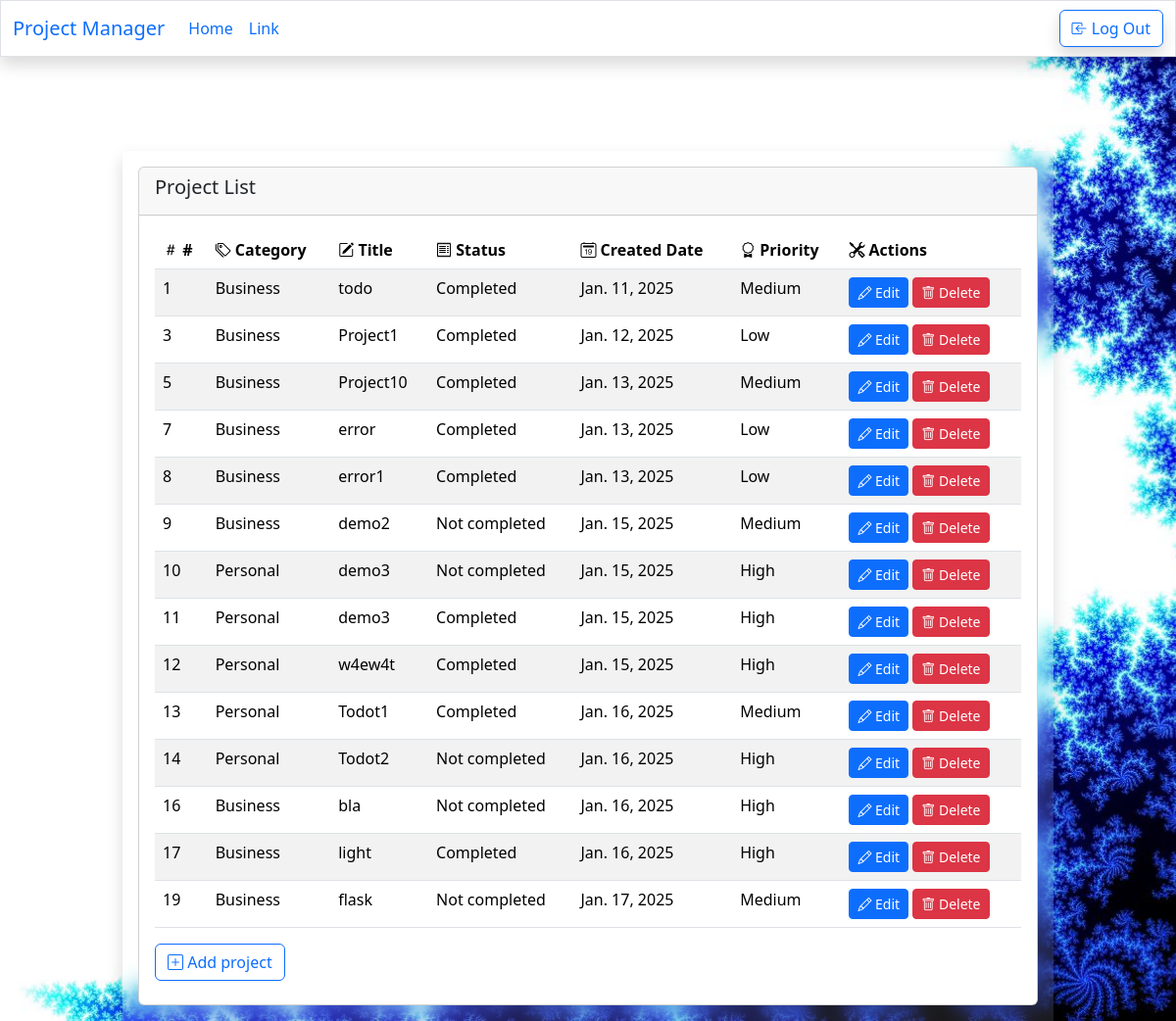
The app's page /projectlist/ (signed in) with its own data.
### myapp/models.py (models this page shows, shortened)
class Todo(models.Model):
    title = models.CharField(max_length=200)
    owner = models.ForeignKey(User,on_delete=models.CASCADE)
    STATUS_CHOICES =(
        ("Completed","Completed"),
        ("Not completed","Not completed")
    )
    status = models.CharField(max_length=100,choices=STATUS_CHOICES,default="Notompleted")
    created_at = models.DateTimeField(auto_now_add=True)
    due_date = models.DateField()
    CATEGORY_CHOICES = (
        ("Business","Business"),
        ("Personal","Personal")
    )
    category = models.CharField(max_length=100,choices=CATEGORY_CHOICES,default="Personal")
    PRIORITY_CHOICES = (
        ("Low","Low"),
        ("Medium","Medium"),
        ("High","High")
    )
    priority = models.CharField(max_length=100,choices=PRIORITY_CHOICES,default="High")

### myapp/views.py (the view)
# urls.py: path("projectlist/",views.ProjectListView.as_view(),name="projectlist"),
@method_decorator(signin_required,name="dispatch")
class ProjectListView(View):
    def get(self,request,*args,**kwargs):
        qs=Todo.objects.all()
        return render(request,"project_list.html",{"data":qs})

### myapp/templates/project_list.html (shortened to what this page needs)
{%extends 'base.html'%}
{%load static%}
{%block main_block%}
<div class="container mt-5 ">
    <div class="row mt-5">
        <div class="col-1"></div>
        <div class="col-10 p-3 mt-5 shadow">
        <div class="card">
            <div class="card-header">
                <h5 class="card-title">Project List</h5>
            </div>
            <div class="card-body">
                <table class="table table-striped table-hover">
                    <thead class="thead-dark">
                        <tr>
                            <th><i class="bi bi-hash"></i> #</th>
                            <th><i class="bi bi-tags"></i> Category</th>
                            <th><i class="bi bi-pencil-square"></i> Title</th>
                            <th><i class="bi bi-receipt"></i> Status</th>
                            <th><i class="bi bi-calendar2-date"></i> Created Date</th>
                            <th><i class="bi bi-award"></i> Priority</th>
                            <th><i class="bi bi-tools"></i> Actions</th>
                        </tr>
                    </thead>
                    <tbody>
                        {%for p in data%}
                        <tr>
                            <td>{{p.id}}</td>
                            <td>{{p.category}}</td>
                            <td>{{p.title}}</td>
                            <td>{{p.status}}</td>
                            <td>{{p.created_at|date}}</td>
                            <td>{{p.priority}}</td>
                            <td>
                                <a href="{%url 'project-edit' p.id%}" class="btn btn-primary btn-sm"><i class="bi bi-pencil"></i> Edit</a>
                                <a href="{%url 'projectremove' p.id%}" class="btn btn-danger btn-sm"><i class="bi bi-trash"></i> Delete</a>
                            </td>
                        </tr>
                        {%endfor%}
                    </tbody>
                </table>
                <a href="{%url 'addproject'%}" class="btn btn-outline-primary mb-2"><i class="bi bi-plus-square"></i> Add project</a>
            </div>
        </div>
        </div>
        <div class="col-1"></div>
    </div>
</div>
{%endblock%}

### myapp/templates/project_list.html (style rules this page uses)
body { margin: 0; padding: 0; background: url('/static/images/background2.jpg') no-repeat center center fixed; background-size: cover; height: 100vh; animation: zoomIn 5s infinite alternate ease-in-out; }
.col-10 { background: rgba(255, 255, 255, 0.1); backdrop-filter: blur(10px); -webkit-backdrop-filter: blur(10px); }
.shadow { box-shadow: 0 8px 16px rgba(0, 0, 0, 0.3); }

### records on screen
Todo: id "1", category "Business", title "todo", status "Completed", created_at "Jan. 11, 2025", priority "Medium"
Todo: id "3", category "Business", title "Project1", status "Completed", created_at "Jan. 12, 2025", priority "Low"
Todo: id "5", category "Business", title "Project10", status "Completed", created_at "Jan. 13, 2025", priority "Medium"
Todo: id "7", category "Business", title "error", status "Completed", created_at "Jan. 13, 2025", priority "Low"
Todo: id "8", category "Business", title "error1", status "Completed", created_at "Jan. 13, 2025", priority "Low"
Todo: id "9", category "Business", title "demo2", status "Not completed", created_at "Jan. 15, 2025", priority "Medium"
Todo: id "10", category "Personal", title "demo3", status "Not completed", created_at "Jan. 15, 2025", priority "High"
Todo: id "11", category "Personal", title "demo3", status "Completed", created_at "Jan. 15, 2025", priority "High"
Todo: id "12", category "Personal", title "w4ew4t", status "Completed", created_at "Jan. 15, 2025", priority "High"
Todo: id "13", category "Personal", title "Todot1", status "Completed", created_at "Jan. 16, 2025", priority "Medium"
Todo: id "14", category "Personal", title "Todot2", status "Not completed", created_at "Jan. 16, 2025", priority "High"
Todo: id "16", category "Business", title "bla", status "Not completed", created_at "Jan. 16, 2025", priority "High"
Todo: id "17", category "Business", title "light", status "Completed", created_at "Jan. 16, 2025", priority "High"
Todo: id "19", category "Business", title "flask", status "Not completed", created_at "Jan. 17, 2025", priority "Medium"
